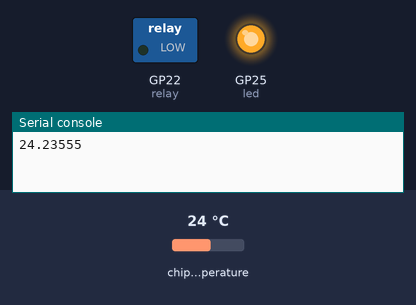
A program run on a simulated Raspberry Pi Pico running MicroPython. Shown: switched loads named in the program (green lamp = pin HIGH), output pins drawn as LEDs (lit = HIGH), the last lines printed to the serial console. The test bench sets the inputs (shaded band); at power-on: chip temperature 24 °C.

Above: at 3.9 s.
4.0 s: chip temperature set to 18 °C
7.2 s: chip temperature set to 15 °C
At 11.2 s:
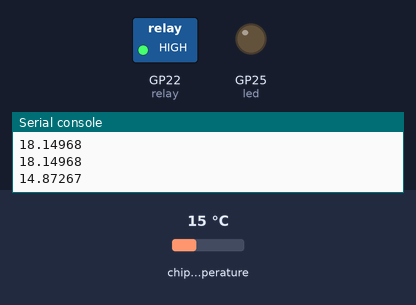
11.5 s: chip temperature set to 19 °C
15.2 s: chip temperature set to 22 °C
At 18.5 s:
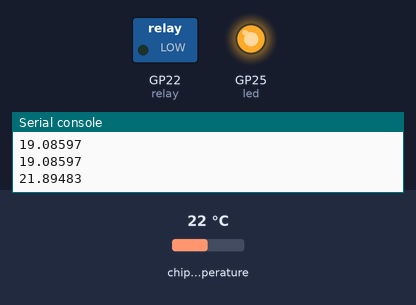
Timing chart, 0 to 20.0 s (numbered marks = the images above; inputs shaded):
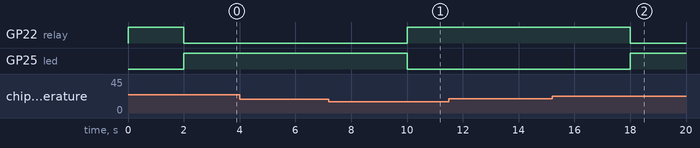

Measured:
- the behaviour switches between 17 and 16 °C on chip temperature (found by bisection; images 0 and 1)
- the behaviour switches between 20 and 21 °C on chip temperature (found by bisection; images 1 and 2)
- after the input at 7.2 s, GP22 (relay): LOW → HIGH after 2.8 s; GP25 (led): HIGH → LOW after 2.8 s
- after the input at 15.2 s, GP22 (relay): HIGH → LOW after 2.8 s; GP25 (led): LOW → HIGH after 2.8 s

The program:

temperature_monitor_sensor.py
```python
# Temperature Monitoring Sensor - Climate Science Deployable

import utime
from machine import Pin

led = Pin(25, Pin.OUT)
relay = Pin(22, Pin.OUT)

sensor_temp = machine.ADC(4)
conversion_factor = 3.3 / (65535)

led.low()
relay.high()
while True:
    reading = sensor_temp.read_u16() * conversion_factor
    temperature = 27 - (reading - 0.706)/0.001721
    utime.sleep(2)
    print(temperature)
    if temperature > 20.1:
        led.high()
        relay.low()
    elif temperature < 16.1:
        led.low()
        relay.high()

    # this is a project to program a temperature sensor
    # it measures the Vbe voltage of a biased dual polar diode
    # typically Vbe = 0.706V at 27 degrees Centigrade, with a slope of -1.721mV (0.001721V)
    # By Matthew Marriott 2022
    # Uses Thonny with Micropython
```
